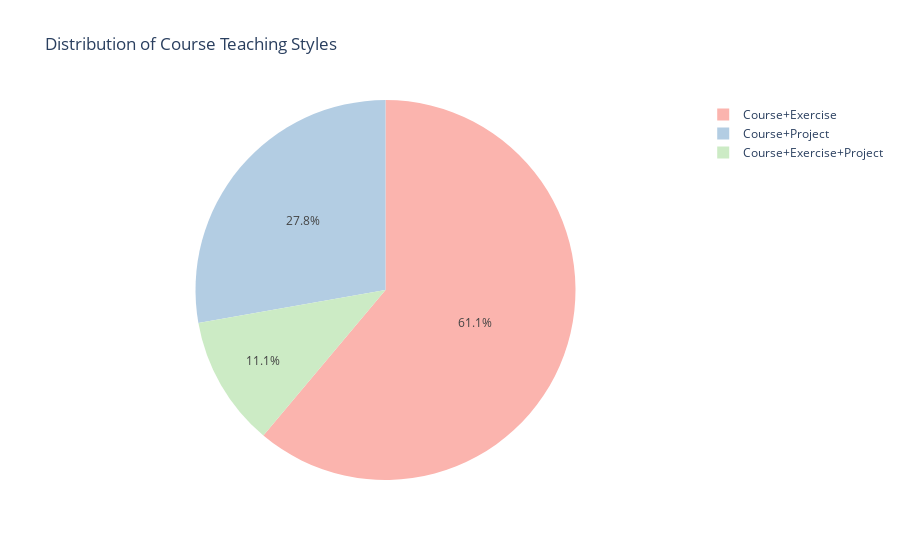

Source (notebook cell):
### Code cell
# Define the mapping of numerical values to their string labels
teaching_style_labels = {
    0.0: "Course+Exercise+Project",
    1.0: "Course+Exercise",
    2.0: "Course+Project"
}

# Replace the numerical values with string labels in the 'Course_Teaching_Style' column
df["teaching_style_label"] = df["teaching_style"].replace(teaching_style_labels)

# Get the updated counts with labels
teaching_style_counts = df["teaching_style_label"].value_counts().reset_index()
teaching_style_counts.columns = ["Style", "Count"]

# Print the updated counts
print(f"Count of 'Teaching Styles' in 'Courses':\n{teaching_style_counts}")

fig = px.pie(
    teaching_style_counts,
    names="Style",
    values="Count",
    title="Distribution of Course Teaching Styles",
    color_discrete_sequence=px.colors.qualitative.Pastel1
)

fig.show()

### Figure 1 — Plotly figure (JSON) as saved in the notebook; plotly's stock layout.template omitted (floating-point values rounded to 4 significant figures)
{"data": [{"domain": {"x": [0, 1], "y": [0, 1]}, "hovertemplate": "Style=%{label}<br>Count=%{value}<extra></extra>", "labels": ["Course+Exercise", "Course+Project", "Course+Exercise+Project"], "legendgroup": "", "name": "", "showlegend": true, "type": "pie", "values": [11, 5, 2]}], "layout": {"legend": {"tracegroupgap": 0}, "piecolorway": ["rgb(251,180,174)", "rgb(179,205,227)", "rgb(204,235,197)", "rgb(222,203,228)", "rgb(254,217,166)", "rgb(255,255,204)", "rgb(229,216,189)", "rgb(253,218,236)", "rgb(242,242,242)"], "title": {"text": "Distribution of Course Teaching Styles"}}}
